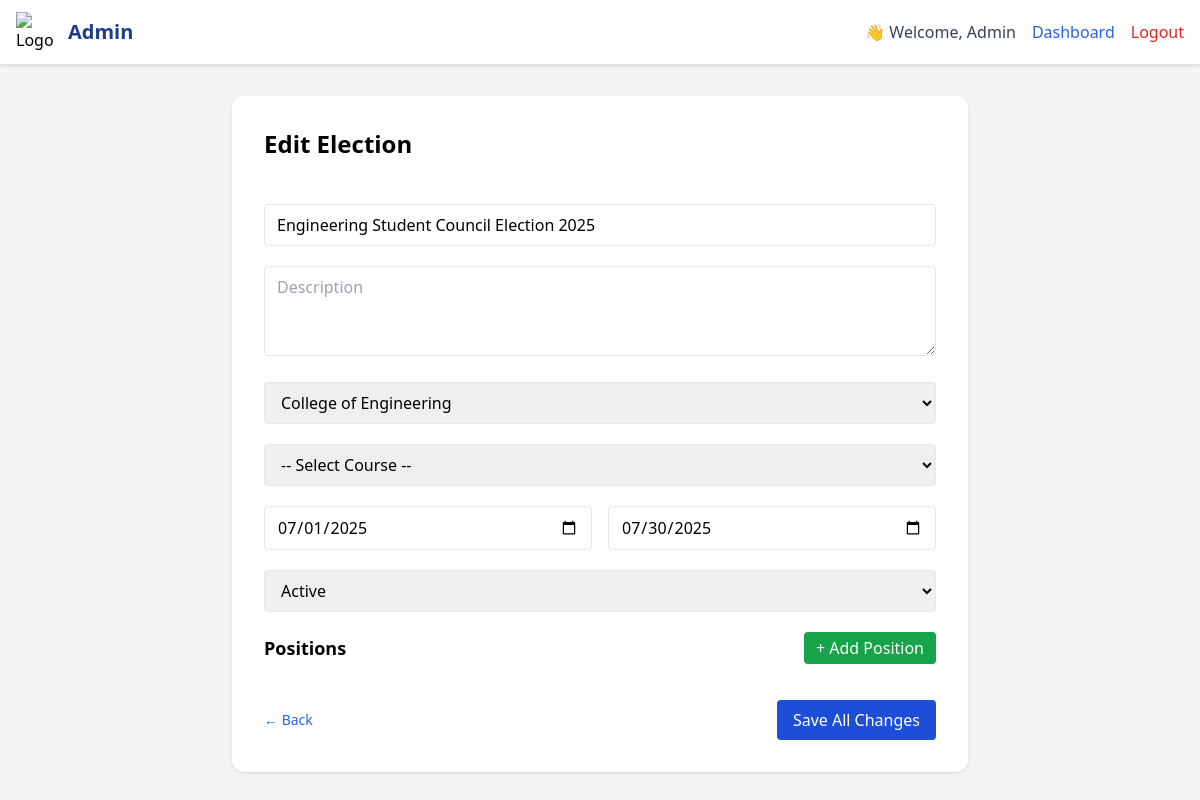
The page /edit_election.php?id=1 on the database as committed earlier.
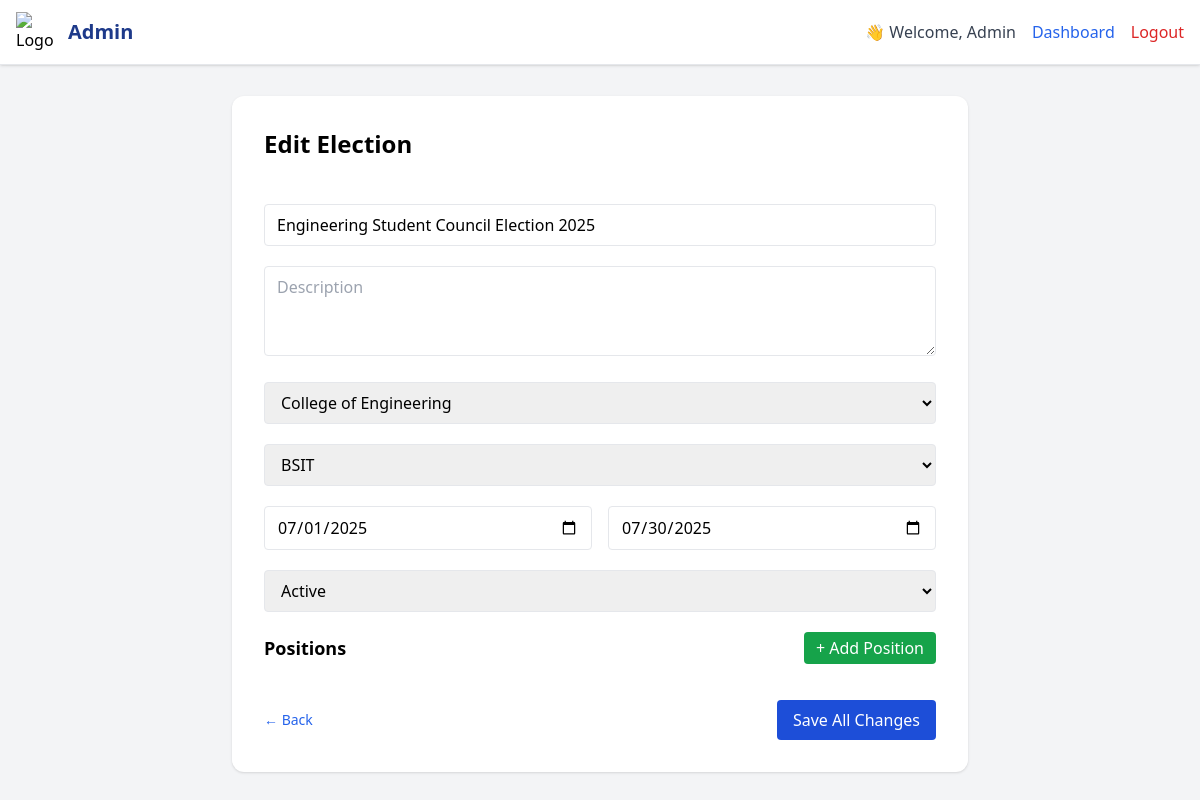
The same page on the database as committed later.
### tables this page shows
CREATE TABLE `elections` (
  `id` int(11) NOT NULL,
  `college_id` int(11) DEFAULT NULL,
  `title` varchar(150) DEFAULT NULL,
  `status` enum('active','closed') DEFAULT 'active',
  `start_date` date DEFAULT NULL,
  `end_date` date DEFAULT NULL,
  `course` varchar(50) NOT NULL DEFAULT '',
  `created_at` datetime DEFAULT current_timestamp(),
  `description` text DEFAULT NULL
);

CREATE TABLE `colleges` (
  `id` int(11) NOT NULL,
  `name` varchar(100) NOT NULL
);

CREATE TABLE `courses` (
  `id` int(11) NOT NULL,
  `college_id` int(11) NOT NULL,
  `name` varchar(255) NOT NULL,
  `acro_name` varchar(50) DEFAULT NULL
);

### edit_election.php (the view, shortened to what this page needs)
<?php
$adminName = $_SESSION['admin_name'] ?? 'Admin';
$conn = new mysqli("localhost", "root", "", "voting_system");
$id = (int)($_GET['id'] ?? 0);
$stmt = $conn->prepare("SELECT * FROM elections WHERE id=?");
$stmt->bind_param("i", $id);
$stmt->execute();
$election = $stmt->get_result()->fetch_assoc();
$collegeResult = $conn->query("SELECT id, name FROM colleges ORDER BY name ASC");
$colleges = [];
while ($row = $collegeResult->fetch_assoc()) {
    $colleges[] = $row;
}
$initialCourses = [];
if (!empty($election['college_id'])) {
    $stmt = $conn->prepare("SELECT id, name FROM courses WHERE college_id=?");
    $stmt->bind_param("i", $election['college_id']);
    $stmt->execute();
    $result = $stmt->get_result();
    while ($courseRow = $result->fetch_assoc()) {
        $initialCourses[] = $courseRow;
    }
}
?>
<!DOCTYPE html>
<html lang="en">
<head>
  <script src="https://cdn.tailwindcss.com"></script>
</head>
<body class="bg-gray-100 min-h-screen">
<header class="bg-white border-b shadow fixed top-0 left-0 w-full z-50">
  <div class="max-w-7xl mx-auto px-4 h-16 flex justify-between items-center">
    <div class="flex items-center space-x-3">
      <img src="https://cdn-icons-png.flaticon.com/512/201/201818.png" class="w-10 h-10" alt="Logo">
      <h1 class="text-xl font-bold text-blue-900">Admin</h1>
    </div>
    <div class="flex items-center space-x-4">
      <span class="text-gray-700 font-medium">👋 Welcome, <?= htmlspecialchars($adminName) ?></span>
      <a href="dashboard.php" class="text-blue-600 hover:underline">Dashboard</a>
      <a href="logout.php" class="text-red-600 hover:underline">Logout</a>
    </div>
  </div>
</header>
<main class="max-w-3xl mx-auto pt-24 px-4 pb-10">
  <div class="bg-white shadow p-8 rounded-xl">
    <h2 class="text-2xl font-bold mb-6">Edit Election</h2>
    <form method="POST" class="space-y-5">
      <input name="title" value="<?= htmlspecialchars($election['title']) ?>" class="w-full border px-3 py-2 rounded" placeholder="Title" required>
      <textarea name="description" class="w-full border px-3 py-2 rounded" rows="3" placeholder="Description"><?= htmlspecialchars($election['description']) ?></textarea>
      <select name="college" id="collegeDropdown" class="w-full border px-3 py-2 rounded" required>
        <?php foreach ($colleges as $college): ?>
          <option value="<?= $college['id'] ?>" <?= ($election['college_id'] ?? '') == $college['id'] ? 'selected' : '' ?>>
            <?= htmlspecialchars($college['name']) ?>
          </option>
        <?php endforeach; ?>
      </select>
      <select name="course" id="courseDropdown" class="w-full border px-3 py-2 rounded" required>
        <option value="">-- Select Course --</option>
        <?php foreach ($initialCourses as $course): ?>
          <option value="<?= htmlspecialchars($course['name']) ?>" <?= $election['course'] === $course['name'] ? 'selected' : '' ?>>
            <?= htmlspecialchars($course['name']) ?>
          </option>
        <?php endforeach; ?>
      </select>
      <div class="grid grid-cols-2 gap-4">
        <input type="date" name="start_date" value="<?= $election['start_date'] ?>" class="border px-3 py-2 rounded" required>
        <input type="date" name="end_date" value="<?= $election['end_date'] ?>" class="border px-3 py-2 rounded" required>
      </div>
      <select name="status" class="w-full border px-3 py-2 rounded" required>
        <option value="active" <?= $election['status'] === 'active' ? 'selected' : '' ?>>Active</option>
      </select>
      <div class="mt-10">
        <div class="flex justify-between items-center mb-4">
          <h3 class="text-lg font-semibold">Positions</h3>
          <button type="button" onclick="document.getElementById('addModal').showModal()" class="bg-green-600 text-white px-3 py-1 rounded hover:bg-green-700">+ Add Position</button>
        </div>
      </div>
      <div class="flex justify-between items-center pt-4">
        <a href="elections.php" class="text-blue-600 hover:underline text-sm">← Back</a>
        <button type="submit" class="bg-blue-700 text-white px-4 py-2 rounded hover:bg-blue-800">Save All Changes</button>
      </div>
    </form>
  </div>
</main>
</body>
</html>

Rows that differ between the two databases and show on the page:
changed elections "Active": course (not shown) → "BSIT"
Other text that changed with them:
form field course: "-- Select Course --" → (not shown)
